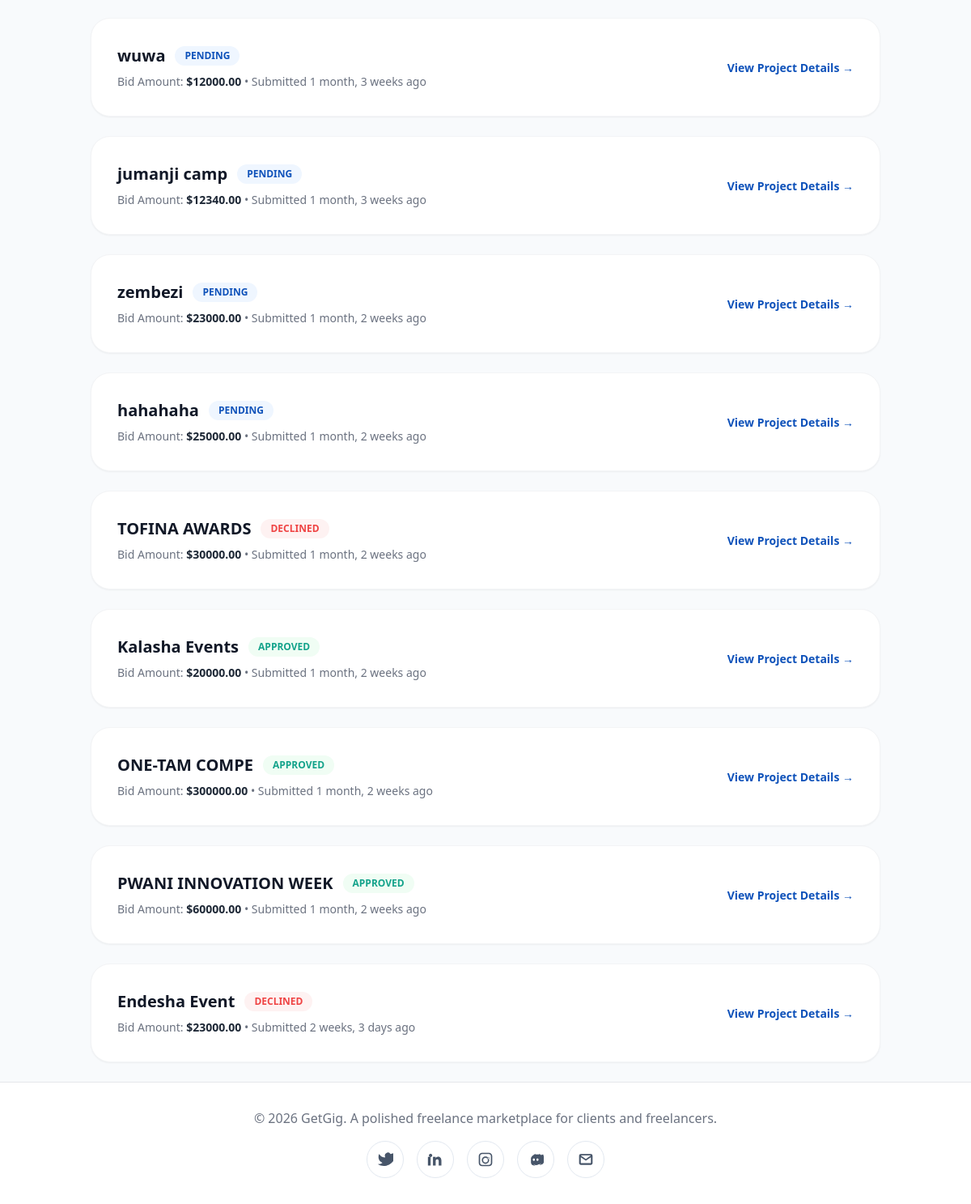
The app's page /projects/my-bids/ (signed in, lower part), older data.
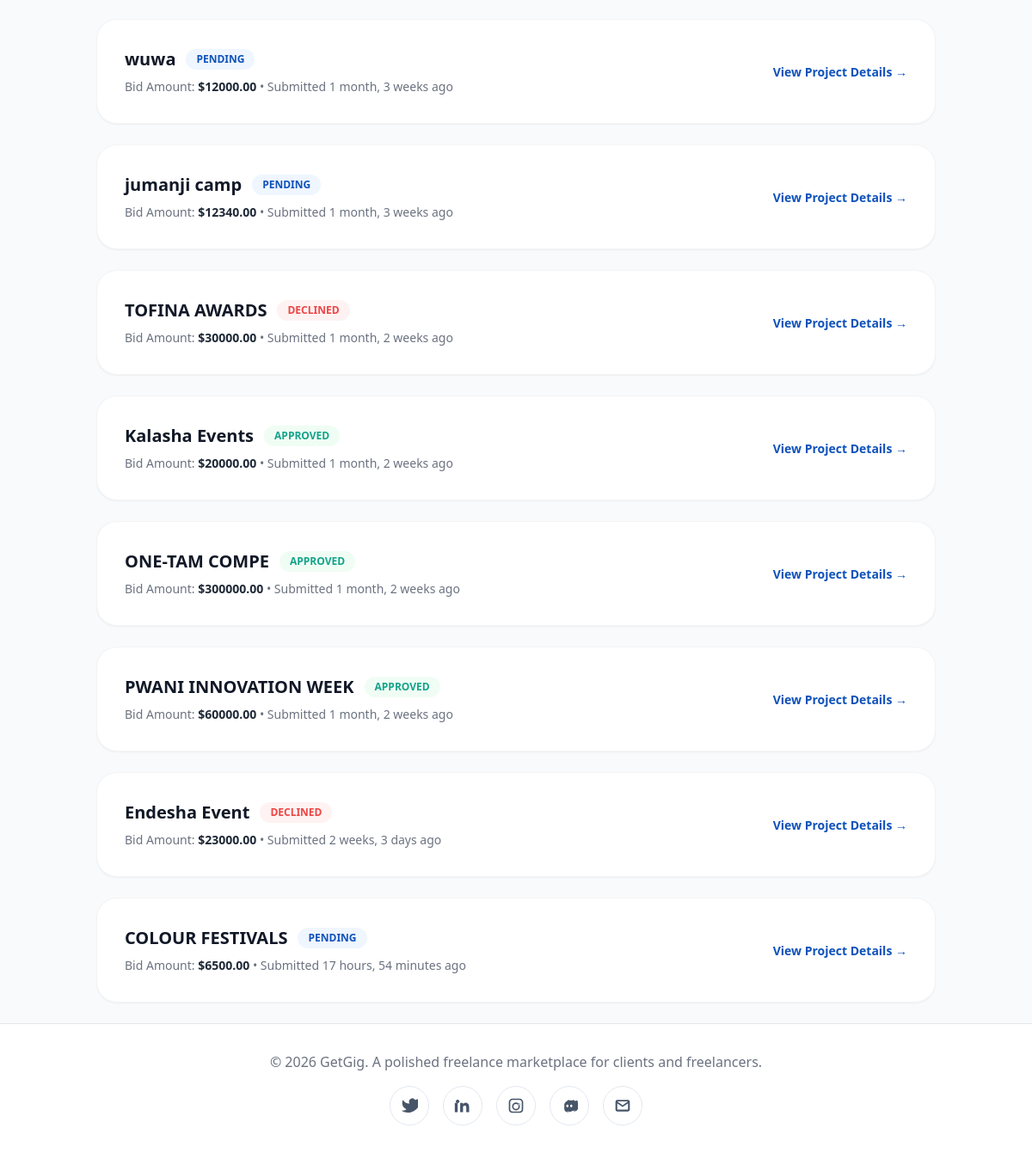
The same page, newer data.
### projects/models.py (models this page shows, shortened)
class Application(models.Model):
    STATUS_CHOICES = [
        ('pending', 'Pending'),
        ('accepted', 'Accepted'),
        ('rejected', 'Rejected'),
        ('archived', 'Archived / Past Round'),
    ]
    project = models.ForeignKey(Project, on_delete=models.CASCADE, related_name='applications')
    freelancer = models.ForeignKey(settings.AUTH_USER_MODEL, on_delete=models.CASCADE)
    cover_letter = models.TextField()
    bid_amount = models.DecimalField(max_digits=10, decimal_places=2)
    status = models.CharField(max_length=20, choices=STATUS_CHOICES, default='pending')
    created_at = models.DateTimeField(auto_now_add=True)
    met_requirements = models.JSONField(default=list, blank=True)

class Project(models.Model):
    client = models.ForeignKey(settings.AUTH_USER_MODEL, on_delete=models.CASCADE, related_name='projects')
    title = models.CharField(max_length=200)
    description = models.TextField()
    budget = models.DecimalField(max_digits=10, decimal_places=2)
    deadline = models.DateField()
    created_at = models.DateTimeField(auto_now_add=True)
    image = models.ImageField(upload_to='project_images/', blank=True, null=True)
    requirements = models.JSONField(default=list, blank=True)
    status = models.CharField(
        max_length=20,
        choices=[('active', 'Active'), ('closed', 'Closed Early'), ('ended', 'Ended')],
        default='active'
    )

### projects/views.py (the view)
# urls.py: path('my-bids/', views.freelancer_bids, name='my_bids'),
@login_required
def freelancer_bids(request):
    bids = Application.objects.filter(freelancer=request.user).select_related('project')
    return render(request, 'freelancers/my_bids.html', {'bids': bids})

### templates/freelancers/my_bids.html (shortened to what this page needs)
{% extends 'base.html' %}
{% block content %}
<div class="grid gap-6">
    {% for bid in bids %}
    <div class="bg-white dark:bg-slate-900 rounded-3xl p-8 border border-gray-100 dark:border-slate-700 shadow-sm flex flex-col md:flex-row items-center justify-between hover:shadow-md transition">
        <div class="flex-grow">
            <div class="flex items-center space-x-3 mb-2">
                <h3 class="text-xl font-bold text-gray-900 dark:text-slate-100">{{ bid.project.title }}</h3>
                {% if bid.status == 'approved' or bid.status == 'accepted' %}
                    <span class="px-3 py-1 bg-green-50 text-mint text-xs font-bold rounded-full uppercase">Approved</span>
                {% elif bid.status == 'rejected' %}
                    <span class="px-3 py-1 bg-red-50 text-red-500 text-xs font-bold rounded-full uppercase">Declined</span>
                {% else %}
                    <span class="px-3 py-1 bg-blue-50 text-ocean text-xs font-bold rounded-full uppercase">Pending</span>
                {% endif %}
            </div>
            <p class="text-gray-500 dark:text-slate-400 text-sm">Bid Amount: <span class="font-bold text-gray-800 dark:text-slate-100">${{ bid.bid_amount }}</span> • Submitted {{ bid.created_at|timesince }} ago</p>
        </div>
        <div class="mt-4 md:mt-0">
            <a href="{% url 'projects:freelancer_dashboard' %}" class="text-sm font-bold text-ocean hover:underline">View Project Details →</a>
        </div>
    </div>
    {% empty %}
    <div class="text-center py-20 bg-slate-50 dark:bg-slate-950 rounded-[3rem] border-2 border-dashed border-gray-200 dark:border-slate-700">
        <p class="text-gray-400 dark:text-slate-400 font-medium">You haven't placed any bids yet. Go find some work!</p>
    </div>
    {% endfor %}
</div>
{% endblock %}

Row changes from the older to the newer data that the page shows:
removed Application: project "zembezi", status "PENDING", bid_amount "23000.00", created_at "1 month, 2 weeks"
removed Application: project "hahahaha", status "PENDING", bid_amount "25000.00", created_at "1 month, 2 weeks"
added Application: project "COLOUR FESTIVALS", status "PENDING", bid_amount "6500.00", created_at "17 hours, 54 minutes"
